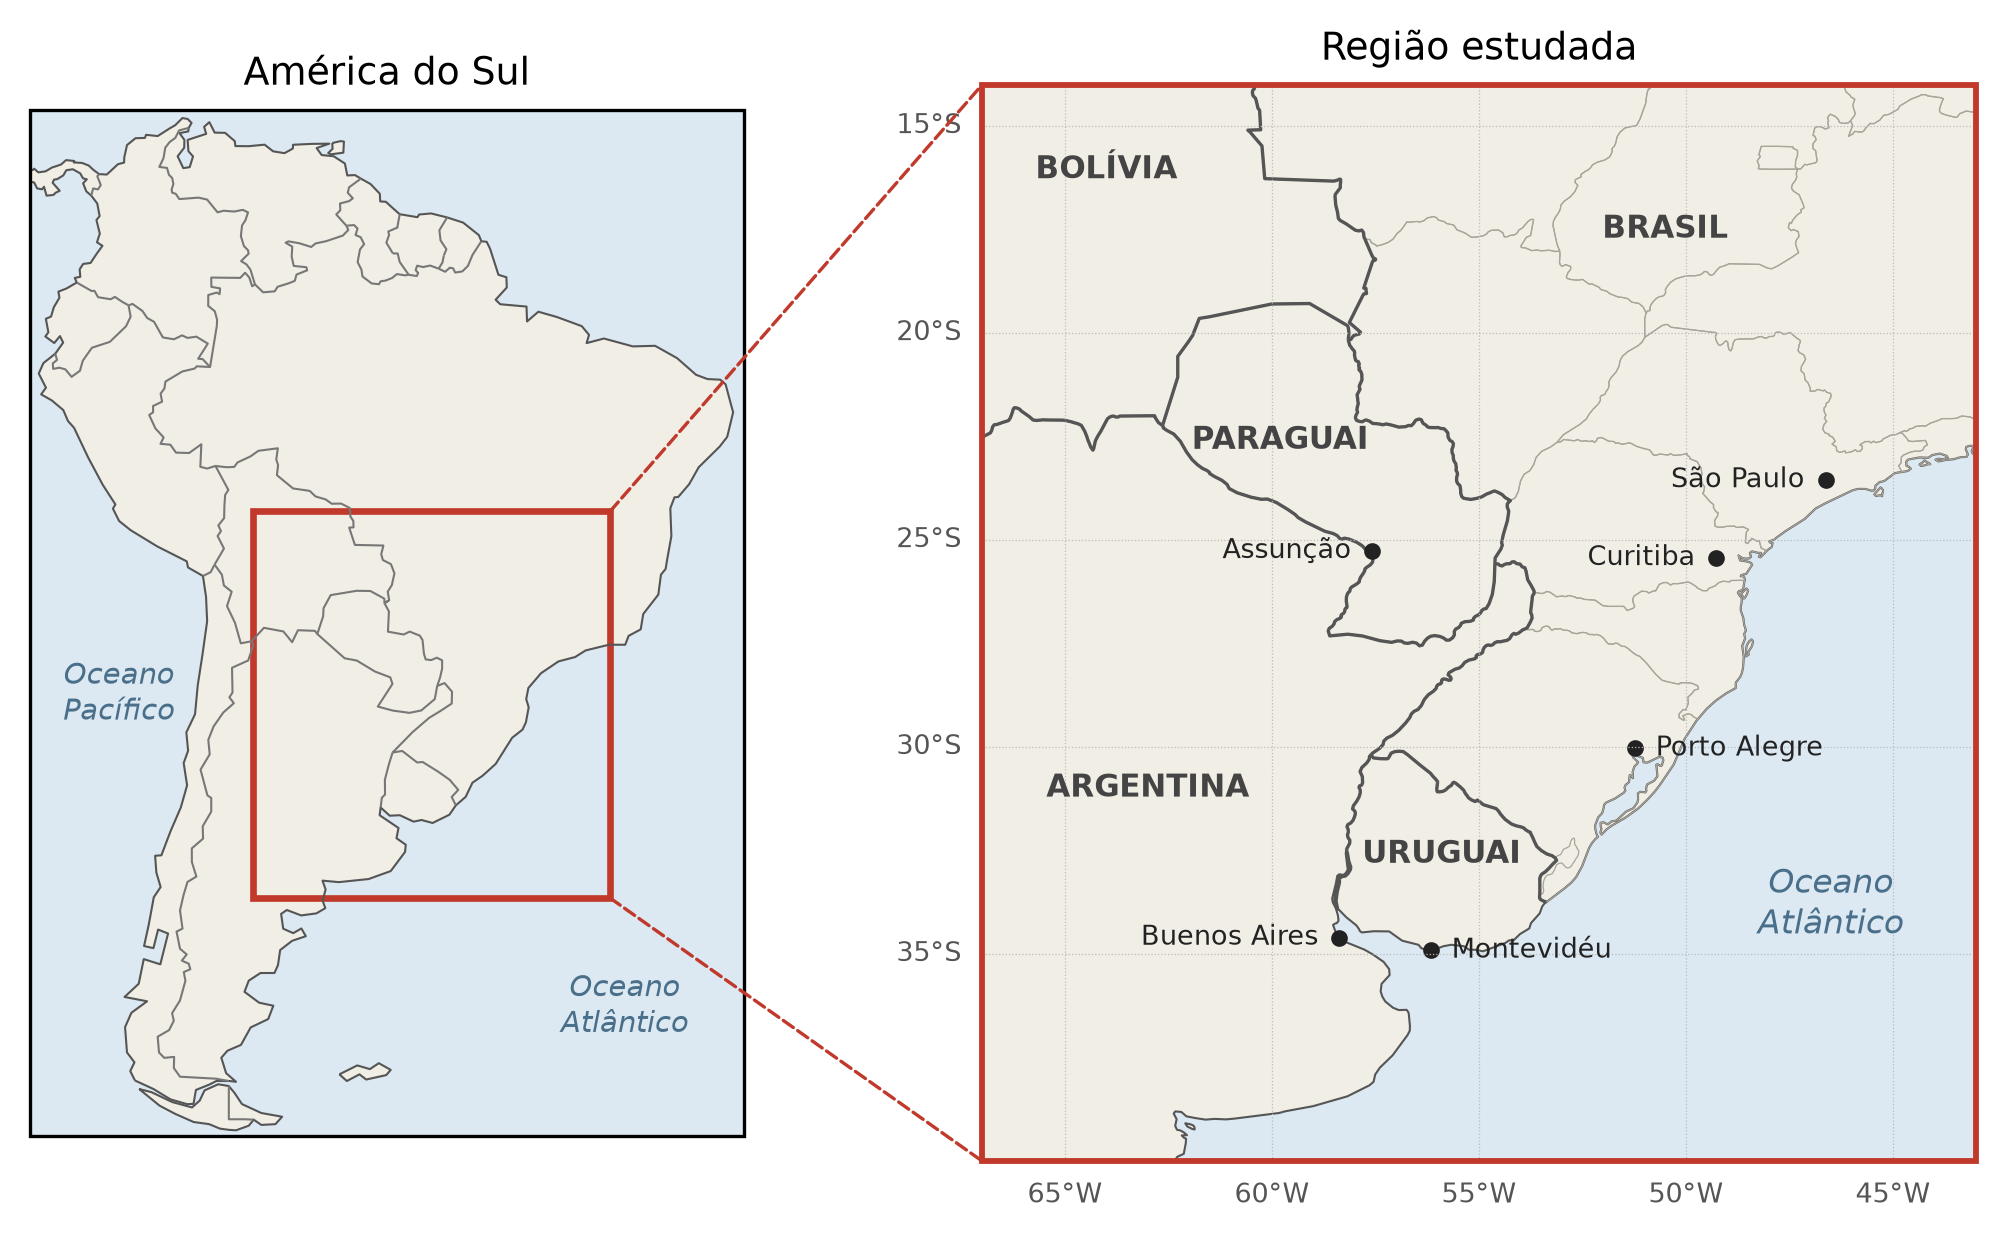

This chart was generated by the following Python code:
"""Mapa de localização: a América do Sul e um zoom da região estudada.

Rode da raiz do repositório:

    uv run python docs/cinco_variaveis/figuras/mapa_regiao.py
"""

from pathlib import Path

import cartopy.crs as ccrs
import cartopy.feature as cfeature
import matplotlib.pyplot as plt
from matplotlib.patches import ConnectionPatch, Rectangle

AQUI = Path(__file__).resolve().parent
OESTE, LESTE, SUL, NORTE = -67, -43, -40, -14  # mesmo recorte do IC do Cláudio
VERMELHO = "#c0392b"
TERRA, MAR = "#f1eee6", "#dce9f2"
PC = ccrs.PlateCarree()

CIDADES = {
    "São Paulo": (-46.63, -23.55, "right"),
    "Curitiba": (-49.27, -25.43, "right"),
    "Porto Alegre": (-51.23, -30.03, "left"),
    "Buenos Aires": (-58.38, -34.60, "right"),
    "Montevidéu": (-56.16, -34.90, "left"),
    "Assunção": (-57.58, -25.26, "right"),
}
PAISES = {
    "BRASIL": (-50.5, -17.5),
    "PARAGUAI": (-59.8, -22.6),
    "BOLÍVIA": (-64.0, -16.0),
    "ARGENTINA": (-63.0, -31.0),
    "URUGUAI": (-55.9, -32.6),
}


def base(ax, escala):
    ax.add_feature(cfeature.OCEAN.with_scale(escala), facecolor=MAR, edgecolor="none")
    ax.add_feature(cfeature.LAND.with_scale(escala), facecolor=TERRA, edgecolor="none")
    ax.add_feature(cfeature.COASTLINE.with_scale(escala), linewidth=0.5, edgecolor="#555555")
    ax.add_feature(cfeature.BORDERS.with_scale(escala), linewidth=0.5, edgecolor="#777777")


fig = plt.figure(figsize=(7.0, 3.9))
ax1 = fig.add_axes([0.01, 0.03, 0.34, 0.92], projection=PC)
ax2 = fig.add_axes([0.42, 0.03, 0.56, 0.92], projection=PC)

# (a) a América do Sul inteira, com a região marcada
ax1.set_extent([-82, -34, -56, 13], crs=PC)
base(ax1, "110m")
ax1.add_patch(Rectangle((OESTE, SUL), LESTE - OESTE, NORTE - SUL, transform=PC,
                        facecolor="none", edgecolor=VERMELHO, linewidth=1.6))
ax1.text(-76, -28, "Oceano\nPacífico", transform=PC, fontsize=7, color="#4a6f8a",
         style="italic", ha="center")
ax1.text(-42, -49, "Oceano\nAtlântico", transform=PC, fontsize=7, color="#4a6f8a",
         style="italic", ha="center")
ax1.set_title("América do Sul", fontsize=9)

# (b) o zoom da região estudada
ax2.set_extent([OESTE, LESTE, SUL, NORTE], crs=PC)
base(ax2, "50m")
ax2.add_feature(cfeature.STATES.with_scale("50m"), linewidth=0.3, edgecolor="#a9a59b")
ax2.add_feature(cfeature.BORDERS.with_scale("50m"), linewidth=0.8, edgecolor="#555555")
for nome, (lon, lat) in PAISES.items():
    ax2.text(lon, lat, nome, transform=PC, fontsize=7.5, color="#444444",
             ha="center", va="center", fontweight="bold")
ax2.text(-46.5, -34.5, "Oceano\nAtlântico", transform=PC, fontsize=8, color="#4a6f8a",
         style="italic", ha="center")
for nome, (lon, lat, lado) in CIDADES.items():
    ax2.plot(lon, lat, "o", ms=3, color="#222222", transform=PC)
    dx = 0.5 if lado == "left" else -0.5
    ax2.text(lon + dx, lat, nome, transform=PC, fontsize=6.5, color="#222222",
             ha=lado, va="center")
grade = ax2.gridlines(draw_labels=True, linewidth=0.3, color="#bbbbbb", linestyle=":",
                      xlocs=range(-65, -42, 5), ylocs=range(-40, -13, 5))
grade.top_labels = grade.right_labels = False
grade.xlabel_style = grade.ylabel_style = {"size": 6.5, "color": "#555555"}
for borda in ax2.spines.values():
    borda.set_edgecolor(VERMELHO)
    borda.set_linewidth(1.4)
ax2.set_title("Região estudada", fontsize=9)

# linhas que ligam a caixa ao zoom
for canto_mapa, canto_zoom in [((LESTE, NORTE), (0, 1)), ((LESTE, SUL), (0, 0))]:
    fig.add_artist(ConnectionPatch(xyA=canto_mapa, coordsA=ax1.transData, xyB=canto_zoom,
                                   coordsB=ax2.transAxes, color=VERMELHO, linewidth=0.8,
                                   linestyle="--"))

fig.savefig(AQUI / "mapa_regiao.png", dpi=300, bbox_inches="tight")
print("ok", AQUI / "mapa_regiao.png")
